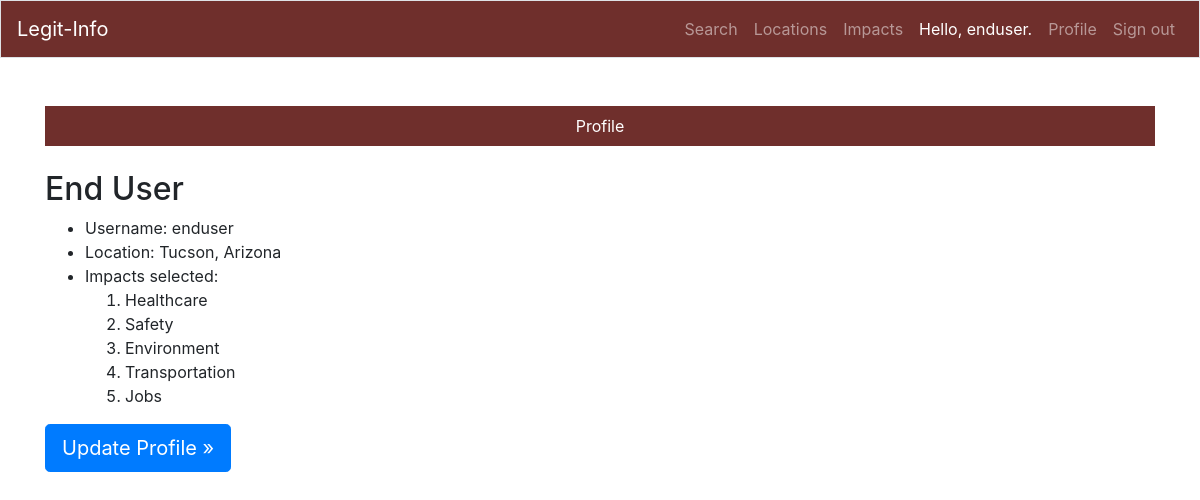
Screenshot of /users/profile/ (signed in) with the database file from the repository.
### cfc_app/models.py (models this page shows, shortened)
class Location(models.Model):
    class Meta:
        app_label = 'cfc_app'
        ordering = ['hierarchy']
    desc = models.CharField(max_length=80)
    shortname = models.CharField(max_length=20)
    legiscan_id = models.IntegerField()
    hierarchy = models.CharField(max_length=200)
    govlevel = models.CharField(max_length=80)
    parent = models.ForeignKey('self', null=True,
                               related_name='locations',
                               on_delete=models.PROTECT)
    date_added = models.DateTimeField(auto_now_add=True)

class Impact(models.Model):
    class Meta:
        app_label = 'cfc_app'
        ordering = ['date_added']
    text = models.CharField(max_length=80, unique=True)
    date_added = models.DateTimeField(auto_now_add=True)
    def __str__(self):
        return self.text

### users/views.py (the view)
# urls.py: path('profile/', views.show_profile, name='profile'),
@login_required
def show_profile(request):
    user = request.user
    location = user.profile.location
    impacts = user.profile.impacts.all()
    context = {'user': user,
               'location': location,
               'impacts': impacts}
    return render(request, 'registration/profile.html', context)

### cfc_app/templatetags/cfc_tags.py (called while the page is built)
@register.simple_tag
def app_name(request):
    return settings.APP_NAME

### users/templates/registration/profile.html (shortened to what this page needs)
{% extends "base.html" %}
{% block page_header %}
Profile
{% endblock page_header %}
{% block content %}
<div class="profile-details">
  <h2>{{ user.get_full_name }}</h2>
  <ul>
    <li>Username: {{ user.username }}</li>
    <li>Location: {{ location.desc }}</li>
    <li>Impacts selected:</li>
  <ol>
  {% for impact in impacts %}
      <li>{{ impact }}</li>
      {% empty %}
      <li>There are no impacts for this profile.</li>
  {% endfor %}
  </ol>
  </ul>
        <a class="btn btn-lg btn-primary" id="cancel" name="cancel"
            href="{% url 'users:update' %}"
           role="button">Update Profile &raquo;</a>
{% endblock content %}

### cfc_app/templates/base.html (shortened to what this page needs)
{% load bootstrap4 %}
{% load static %}
{% load cfc_tags %}
<!doctype html>
<html lang="en">
<head>
{% bootstrap_css %}
</head>
<body>
<nav class="navbar navbar-expand-md navbar-dark bg-company-red mb-5 border">
<a class="navbar-brand" href="{% url 'cfc_app:index' %}">
           {% app_name request %}
</a>
<div class="collapse navbar-collapse justify-content-end" id="navbarCollapse">
<ul class="navbar-nav text-right">
    <li class="nav-item">
    <a class="nav-link" href="{% url 'cfc_app:search' %}">
               Search</a></li>
    <li class="nav-item">
    <a class="nav-link" href="{% url 'cfc_app:locations' %}">
               Locations</a></li>
    <li class="nav-item">
    <a class="nav-link" href="{% url 'cfc_app:impacts' %}">
               Impacts</a></li>
{% if user.is_authenticated %}
<li class="nav-item">
<span class="nav-link active">Hello, {{ user.username }}.</span>
</li>
<li class="nav-item">
    <a class="nav-link" href="{% url 'users:profile' %}">Profile</a>
</li>
<li class="nav-item">
    <a class="nav-link" href="{% url 'users:logout' %}">Sign out</a>
</li>
{% else %}
<li class="nav-item">
    <a class="nav-link" href="{% url 'users:register' %}">Register</a>
</li>
<li class="nav-item">
    <a class="nav-link" href="{% url 'users:login' %}">Sign in</a></li>
{% endif %}
</ul>
</div>
</nav>
<main role="main" class="container">
<div class="m-0 mb-4 pl-5 pr-5 pt-2 pb-2 text-center bg-company-red">
       {% block page_header %}{% endblock page_header %}
       </div>
       {% block content %}{% endblock content %}
       </div>
</main>
</body>
</html>

### cfc_app/templates/base.html (style rules this page uses)
.bg-company-red { background-color: #6F2F2C !important; color: #ffffff; }

### rows the page displays
Location: desc "Tucson, Arizona"
Impact: text "Healthcare"
Impact: text "Safety"
Impact: text "Environment"
Impact: text "Transportation"
Impact: text "Jobs"

### other values shown
{{ user.username }} "enduser"
{{ user.get_full_name }} "End User"
